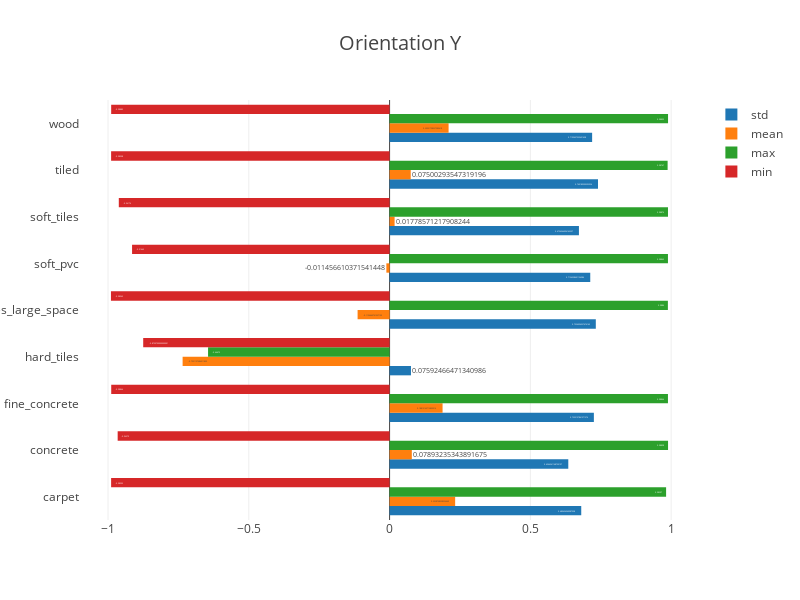

The cell this chart's notebook holds for it:
### Code cell
orientation_y = metrics.orientation_Y
orientation_y['surface'] = surfaces

data = []

for m in metrics_name:
    data.append(bars(orientation_y, m, 'surface'))

layout = go.Layout(
    title='Orientation Y',
    titlefont=dict(size=20),
    width=800,
    height=600
)

fig = go.Figure(data=data, layout=layout)

iplot(fig)

### Figure 1 — Plotly figure (JSON) as saved in the notebook; plotly's stock layout.template omitted (floating-point values rounded to 4 significant figures)
{"data": [{"name": "std", "orientation": "h", "text": [0.6807, 0.6347, 0.7255, 0.07592, 0.7324, 0.7127, 0.6725, 0.7402, 0.7193], "type": "bar", "uid": "61ef0b14-637c-48e5-a981-cfe72006e991", "x": [0.6807, 0.6347, 0.7255, 0.07592, 0.7324, 0.7127, 0.6725, 0.7402, 0.7193], "y": ["carpet", "concrete", "fine_concrete", "hard_tiles", "hard_tiles_large_space", "soft_pvc", "soft_tiles", "tiled", "wood"]}, {"name": "mean", "orientation": "h", "text": [0.2329, 0.07893, 0.1882, -0.7351, -0.1136, -0.01146, 0.01779, 0.075, 0.2095], "type": "bar", "uid": "604421ef-69fe-4218-8ba2-224e4b2e6d65", "x": [0.2329, 0.07893, 0.1882, -0.7351, -0.1136, -0.01146, 0.01779, 0.075, 0.2095], "y": ["carpet", "concrete", "fine_concrete", "hard_tiles", "hard_tiles_large_space", "soft_pvc", "soft_tiles", "tiled", "wood"]}, {"name": "max", "orientation": "h", "text": [0.9821, 0.989, 0.9887, -0.6448, 0.9884, 0.9887, 0.9888, 0.9875, 0.9889], "type": "bar", "uid": "8f6febed-46b0-45cc-b812-31c29696f56c", "x": [0.9821, 0.989, 0.9887, -0.6448, 0.9884, 0.9887, 0.9888, 0.9875, 0.9889], "y": ["carpet", "concrete", "fine_concrete", "hard_tiles", "hard_tiles_large_space", "soft_pvc", "soft_tiles", "tiled", "wood"]}, {"name": "min", "orientation": "h", "text": [-0.989, -0.9658, -0.9887, -0.8751, -0.9897, -0.9146, -0.9618, -0.9891, -0.9888], "type": "bar", "uid": "c3e60fd8-b43a-47a6-920c-a4e27e6743a0", "x": [-0.989, -0.9658, -0.9887, -0.8751, -0.9897, -0.9146, -0.9618, -0.9891, -0.9888], "y": ["carpet", "concrete", "fine_concrete", "hard_tiles", "hard_tiles_large_space", "soft_pvc", "soft_tiles", "tiled", "wood"]}], "layout": {"height": 600, "title": {"font": {"size": 20}, "text": "Orientation Y"}, "width": 800}}
